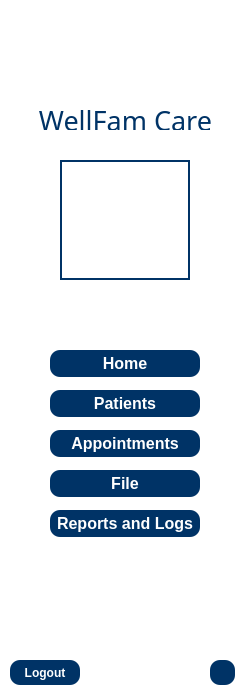
  <widget class="QWidget" name="widgetMainL" native="true">
   <property name="geometry">
    <rect>
     <x>0</x>
     <y>0</y>
     <width>250</width>
     <height>700</height>
    </rect>
   </property>
   <property name="maximumSize">
    <size>
     <width>250</width>
     <height>700</height>
    </size>
   </property>
   <property name="styleSheet">
    <string notr="true">background-color: white;</string>
   </property>
   <widget class="QLabel" name="labelLogo0">
    <property name="geometry">
     <rect>
      <x>30</x>
      <y>30</y>
      <width>191</width>
      <height>61</height>
     </rect>
    </property>
    <property name="text">
     <string/>
    </property>
    <property name="pixmap">
     <pixmap>../../wfpics/logo0.png</pixmap>
    </property>
    <property name="scaledContents">
     <bool>true</bool>
    </property>
   </widget>
   <widget class="QLabel" name="appName">
    <property name="geometry">
     <rect>
      <x>30</x>
      <y>110</y>
      <width>191</width>
      <height>20</height>
     </rect>
    </property>
    <property name="font">
     <font>
      <family>Cooper Black</family>
      <pointsize>20</pointsize>
      <weight>50</weight>
      <italic>false</italic>
      <bold>false</bold>
     </font>
    </property>
    <property name="styleSheet">
     <string notr="true">color: rgb(0, 51, 102);</string>
    </property>
    <property name="text">
     <string>WellFam Care</string>
    </property>
    <property name="alignment">
     <set>Qt::AlignCenter</set>
    </property>
   </widget>
   <widget class="QLabel" name="userPic">
    <property name="geometry">
     <rect>
      <x>60</x>
      <y>160</y>
      <width>130</width>
      <height>120</height>
     </rect>
    </property>
    <property name="styleSheet">
     <string notr="true">border: 2px solid  rgb(0, 51, 102);</string>
    </property>
    <property name="text">
     <string/>
    </property>
    <property name="scaledContents">
     <bool>true</bool>
    </property>
   </widget>
   <widget class="QLabel" name="midwifeUName">
    <property name="geometry">
     <rect>
      <x>50</x>
      <y>290</y>
      <width>150</width>
      <height>25</height>
     </rect>
    </property>
    <property name="font">
     <font>
      <family>Arial Black</family>
      <pointsize>14</pointsize>
      <weight>75</weight>
      <bold>true</bold>
      <underline>true</underline>
     </font>
    </property>
    <property name="styleSheet">
     <string notr="true">color: rgb(246, 235, 97);</string>
    </property>
    <property name="text">
     <string/>
    </property>
    <property name="alignment">
     <set>Qt::AlignCenter</set>
    </property>
   </widget>
   <widget class="QPushButton" name="pushBtnHome">
    <property name="geometry">
     <rect>
      <x>50</x>
      <y>350</y>
      <width>150</width>
      <height>27</height>
     </rect>
    </property>
    <property name="font">
     <font>
      <family>Arial</family>
      <pointsize>12</pointsize>
      <weight>75</weight>
      <italic>false</italic>
      <bold>true</bold>
     </font>
    </property>
    <property name="styleSheet">
     <string notr="true">QPushButton[active=&quot;true&quot;] {
	background-color: rgb(246, 235, 97);
	color:  rgb(0, 51, 102);
}

QPushButton {
	background-color: rgb(0, 51, 102);
	color: white;
	border-radius: 10px;
}

QPushButton:hover {
	background-color: #2980b9;
}
</string>
    </property>
    <property name="text">
     <string>Home</string>
    </property>
   </widget>
   <widget class="QPushButton" name="pushBtnPatient">
    <property name="geometry">
     <rect>
      <x>50</x>
      <y>390</y>
      <width>150</width>
      <height>27</height>
     </rect>
    </property>
    <property name="font">
     <font>
      <family>Arial</family>
      <pointsize>12</pointsize>
      <weight>75</weight>
      <italic>false</italic>
      <bold>true</bold>
     </font>
    </property>
    <property name="styleSheet">
     <string notr="true">QPushButton[active=&quot;true&quot;] {
	background-color: rgb(246, 235, 97);
	color:  rgb(0, 51, 102);
}

QPushButton {
	background-color: rgb(0, 51, 102);
	color: white;
	border-radius: 10px;
}

QPushButton:hover {
	background-color: #2980b9;
}
</string>
    </property>
    <property name="text">
     <string>Patients</string>
    </property>
   </widget>
   <widget class="QPushButton" name="pushBtnAppointments">
    <property name="geometry">
     <rect>
      <x>50</x>
      <y>430</y>
      <width>150</width>
      <height>27</height>
     </rect>
    </property>
    <property name="font">
     <font>
      <family>Arial</family>
      <pointsize>12</pointsize>
      <weight>75</weight>
      <italic>false</italic>
      <bold>true</bold>
     </font>
    </property>
    <property name="styleSheet">
     <string notr="true">QPushButton[active=&quot;true&quot;] {
	background-color: rgb(246, 235, 97);
	color:  rgb(0, 51, 102);
}

QPushButton {
	background-color: rgb(0, 51, 102);
	color: white;
	border-radius: 10px;
}

QPushButton:hover {
	background-color: #2980b9;
}
</string>
    </property>
    <property name="text">
     <string>Appointments</string>
    </property>
   </widget>
   <widget class="QPushButton" name="pushBtnReports">
    <property name="geometry">
     <rect>
      <x>50</x>
      <y>510</y>
      <width>150</width>
      <height>27</height>
     </rect>
    </property>
    <property name="font">
     <font>
      <family>Arial</family>
      <pointsize>12</pointsize>
      <weight>75</weight>
      <italic>false</italic>
      <bold>true</bold>
     </font>
    </property>
    <property name="styleSheet">
     <string notr="true">QPushButton[active=&quot;true&quot;] {
	background-color: rgb(246, 235, 97);
	color:  rgb(0, 51, 102);
}

QPushButton {
	background-color: rgb(0, 51, 102);
	color: white;
	border-radius: 10px;
}

QPushButton:hover {
	background-color: #2980b9;
}
</string>
    </property>
    <property name="text">
     <string>Reports and Logs</string>
    </property>
   </widget>
   <widget class="QPushButton" name="pushBtnSettings">
    <property name="geometry">
     <rect>
      <x>210</x>
      <y>660</y>
      <width>25</width>
      <height>25</height>
     </rect>
    </property>
    <property name="styleSheet">
     <string notr="true">background-color: rgb(0, 51, 102);
color: white;
border-radius: 10px;</string>
    </property>
    <property name="text">
     <string/>
    </property>
    <property name="icon">
     <iconset>
      <normaloff>../../wfpics/settinglogo.png</normaloff>../../wfpics/settinglogo.png</iconset>
    </property>
   </widget>
   <widget class="QPushButton" name="pushBtnLogout">
    <property name="geometry">
     <rect>
      <x>10</x>
      <y>660</y>
      <width>70</width>
      <height>25</height>
     </rect>
    </property>
    <property name="font">
     <font>
      <family>Arial</family>
      <pointsize>9</pointsize>
      <weight>75</weight>
      <bold>true</bold>
     </font>
    </property>
    <property name="styleSheet">
     <string notr="true">background-color: rgb(0, 51, 102);
color: white;
border-radius: 10px;</string>
    </property>
    <property name="text">
     <string>Logout</string>
    </property>
    <property name="icon">
     <iconset>
      <normaloff>../../wfpics/logoutlogo.png</normaloff>../../wfpics/logoutlogo.png</iconset>
    </property>
   </widget>
   <widget class="QPushButton" name="pushBtnFiles">
    <property name="geometry">
     <rect>
      <x>50</x>
      <y>470</y>
      <width>150</width>
      <height>27</height>
     </rect>
    </property>
    <property name="font">
     <font>
      <family>Arial</family>
      <pointsize>12</pointsize>
      <weight>75</weight>
      <italic>false</italic>
      <bold>true</bold>
     </font>
    </property>
    <property name="styleSheet">
     <string notr="true">QPushButton[active=&quot;true&quot;] {
	background-color: rgb(246, 235, 97);
	color:  rgb(0, 51, 102);
}

QPushButton {
	background-color: rgb(0, 51, 102);
	color: white;
	border-radius: 10px;
}

QPushButton:hover {
	background-color: #2980b9;
}
</string>
    </property>
    <property name="text">
     <string>File</string>
    </property>
   </widget>
  </widget>
